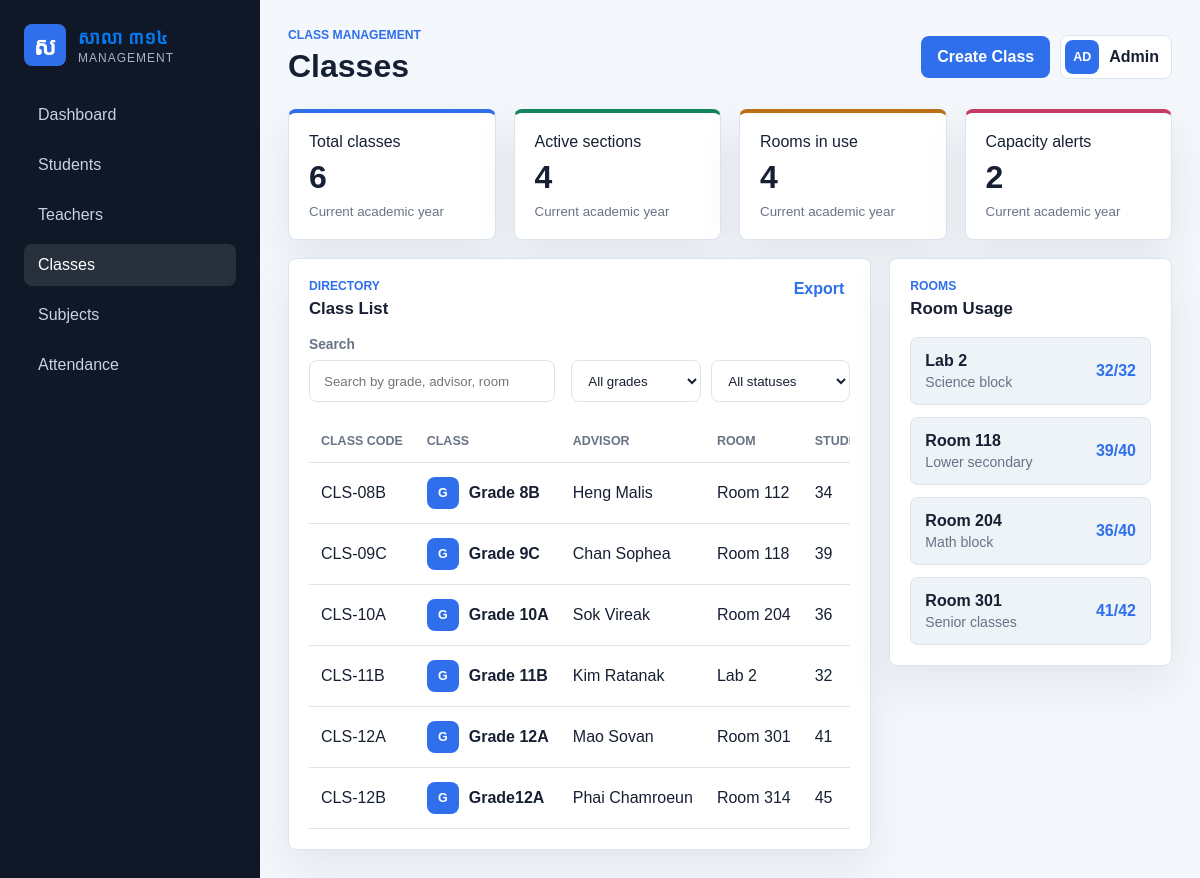
/classes/, run on the app's committed database.
### dashboard/models.py (models this page shows, shortened)
class SchoolClass(models.Model):
    STATUS_CHOICES = [
        ("Active", "Active"),
        ("Pending", "Pending"),
        ("Inactive", "Inactive"),
    ]
    code = models.CharField(max_length=20, primary_key=True)
    name = models.CharField(max_length=80)
    advisor = models.CharField(max_length=120)
    room = models.CharField(max_length=80)
    students = models.PositiveIntegerField(default=0)
    schedule = models.CharField(max_length=120)
    status = models.CharField(max_length=20, choices=STATUS_CHOICES, default="Active")
    class Meta:
        ordering = ["code"]

class RoomUsage(models.Model):
    name = models.CharField(max_length=80, primary_key=True)
    use = models.CharField(max_length=120)
    capacity = models.CharField(max_length=20)
    class Meta:
        ordering = ["name"]

### dashboard/views.py (the view)
# urls.py: path("classes/", views.classes, name="classes"),
def classes(request):
    context = {
        "current_page": "classes",
        "class_stats": [
            stat("Total classes", format_number(SchoolClass.objects.count()), "blue"),
            stat("Active sections", format_number(SchoolClass.objects.filter(status="Active").count()), "green"),
            stat("Rooms in use", format_number(RoomUsage.objects.count()), "amber"),
            stat("Capacity alerts", format_number(SchoolClass.objects.filter(students__gte=40).count()), "rose"),
        ],
        "classes": SchoolClass.objects.all(),
        "room_usage": RoomUsage.objects.all(),
    }
    return render(request, "dashboard/class.html", context)

### dashboard/views.py (called while the page is built)
def format_number(value):
    return f"{value:,}"

def stat(label, value, tone, change="Current academic year"):
    return {"label": label, "value": value, "tone": tone, "change": change}

### dashboard/templates/dashboard/class.html (shortened to what this page needs)
{% extends "dashboard/base.html" %}
{% block content %}
<header class="topbar">
    <div>
        <p class="eyebrow">Class management</p>
        <h1>Classes</h1>
    </div>
    <div class="topbar-actions">
        <button class="primary-button" type="button">Create Class</button>
        <div class="profile-chip">
            <span class="avatar">AD</span>
            <span>Admin</span>
        </div>
    </div>
</header>
<section class="stats-grid" aria-label="Class statistics">
    {% for stat in class_stats %}
        <article class="stat-card {{ stat.tone }}">
            <span>{{ stat.label }}</span>
            <strong>{{ stat.value }}</strong>
            <small>Current academic year</small>
        </article>
    {% endfor %}
</section>
<section class="dashboard-grid teacher-overview">
    <div class="panel wide">
        <div class="panel-header">
            <div>
                <p class="eyebrow">Directory</p>
                <h2>Class List</h2>
            </div>
            <button class="text-button" type="button">Export</button>
        </div>
        <div class="student-toolbar">
            <label class="search-field">
                <span>Search</span>
                <input type="search" placeholder="Search by grade, advisor, room">
            </label>
            <div class="filter-row">
                <select aria-label="Filter by grade">
                    <option>All grades</option>
                </select>
                <select aria-label="Filter by status">
                    <option>All statuses</option>
                </select>
            </div>
        </div>
        <div class="table-wrap">
            <table class="data-table">
                <thead>
                    <tr>
                        <th>Class Code</th>
                        <th>Class</th>
                        <th>Advisor</th>
                        <th>Room</th>
                        <th>Students</th>
                    </tr>
                </thead>
                <tbody>
                    {% for class_item in classes %}
                        <tr>
                            <td>{{ class_item.code }}</td>
                            <td>
                                <div class="student-name">
                                    <span class="avatar small">{{ class_item.name|slice:":1" }}</span>
                                    <strong>{{ class_item.name }}</strong>
                                </div>
                            </td>
                            <td>{{ class_item.advisor }}</td>
                            <td>{{ class_item.room }}</td>
                            <td>{{ class_item.students }}</td>
                        </tr>
                    {% endfor %}
                </tbody>
            </table>
        </div>
    </div>
    <aside class="panel">
        <div class="panel-header">
            <div>
                <p class="eyebrow">Rooms</p>
                <h2>Room Usage</h2>
            </div>
        </div>
        <div class="department-list">
            {% for room in room_usage %}
                <article class="department-item">
                    <div>
                        <strong>{{ room.name }}</strong>
                        <span>{{ room.use }}</span>
                    </div>
                    <b>{{ room.capacity }}</b>
                </article>
            {% endfor %}
        </div>
    </aside>
</section>
{% endblock %}

### dashboard/static/dashboard/styles.css (style rules this page uses)
:root { --bg: #f4f7fb; --surface: #ffffff; --surface-soft: #eef3f8; --text: #172033; --muted: #697386; --line: #dce4ee; --blue: #2f6fec; --green: #14845f; --amber: #bc6f14; --rose: #c43c63; --shadow: 0 18px 45px rgba(23, 32, 51, 0.08); }
* { box-sizing: border-box; }
body { margin: 0; min-height: 100vh; background: var(--bg); color: var(--text); font-family: Arial, Helvetica, sans-serif; }
button, a { font: inherit; }
.brand-mark, .avatar { display: inline-grid; place-items: center; width: 42px; height: 42px; border-radius: 8px; background: #2f6fec; color: #fff; font-weight: 700; }
.brand small, .timeline span, .stat-card small { display: block; color: var(--muted); }
.topbar { display: flex; align-items: center; justify-content: space-between; gap: 20px; margin-bottom: 24px; }
.eyebrow { margin: 0 0 6px; color: var(--blue); font-size: 0.76rem; font-weight: 700; letter-spacing: 0; text-transform: uppercase; }
h1, h2, p { margin-top: 0; }
h1 { margin-bottom: 0; font-size: 2rem; }
h2 { margin-bottom: 0; font-size: 1.05rem; }
.topbar-actions { display: flex; align-items: center; gap: 10px; }
.primary-button { min-height: 42px; padding: 0 16px; border: 0; border-radius: 8px; background: var(--blue); color: #fff; cursor: pointer; font-weight: 700; }
.profile-chip { display: flex; align-items: center; gap: 10px; min-height: 42px; padding: 4px 12px 4px 4px; border: 1px solid var(--line); border-radius: 8px; background: var(--surface); font-weight: 700; }
.avatar { width: 34px; height: 34px; font-size: 0.78rem; }
.avatar.small { width: 32px; height: 32px; font-size: 0.78rem; }
.stats-grid, .dashboard-grid { display: grid; gap: 18px; }
.stats-grid { grid-template-columns: repeat(4, minmax(0, 1fr)); margin-bottom: 18px; }
.stat-card, .panel { border: 1px solid var(--line); border-radius: 8px; background: var(--surface); box-shadow: var(--shadow); }
.stat-card { display: grid; gap: 8px; padding: 20px; border-top: 4px solid var(--blue); }
.stat-card strong { font-size: 2rem; }
.stat-card.green { border-top-color: var(--green); }
.stat-card.amber { border-top-color: var(--amber); }
.stat-card.rose { border-top-color: var(--rose); }
.dashboard-grid { grid-template-columns: repeat(3, minmax(0, 1fr)); }
.panel { padding: 20px; }
.panel.wide { grid-column: span 2; }
.panel-header { display: flex; align-items: start; justify-content: space-between; gap: 16px; margin-bottom: 18px; }
.student-toolbar { display: flex; align-items: end; justify-content: space-between; gap: 16px; margin-bottom: 18px; }
.search-field { display: grid; gap: 8px; width: min(420px, 100%); color: var(--muted); font-size: 0.86rem; font-weight: 700; }
.search-field input, .filter-row select { min-height: 42px; border: 1px solid var(--line); border-radius: 8px; background: #fff; color: var(--text); }
.search-field input { padding: 0 14px; }
.filter-row { display: flex; gap: 10px; }
.filter-row select { padding: 0 36px 0 12px; }
.table-wrap { overflow-x: auto; }
.data-table { width: 100%; min-width: 820px; border-collapse: collapse; }
.data-table th, .data-table td { padding: 14px 12px; border-bottom: 1px solid var(--line); text-align: left; white-space: nowrap; }
.data-table th { color: var(--muted); font-size: 0.78rem; text-transform: uppercase; }
.student-name { display: flex; align-items: center; gap: 10px; }
.text-button { border: 0; background: transparent; color: var(--blue); cursor: pointer; font-weight: 700; }
.teacher-overview { align-items: start; }
.department-list { display: grid; gap: 12px; }
.department-item { display: flex; align-items: center; justify-content: space-between; gap: 12px; padding: 14px; border: 1px solid var(--line); border-radius: 8px; background: var(--surface-soft); }
.department-item span { display: block; margin-top: 4px; color: var(--muted); font-size: 0.88rem; }
.department-item b { color: var(--blue); }

### data on the page
SchoolClass: code "CLS-08B", name "G", name "Grade 8B", advisor "Heng Malis", room "Room 112", students "34"
SchoolClass: code "CLS-09C", name "G", name "Grade 9C", advisor "Chan Sophea", room "Room 118", students "39"
SchoolClass: code "CLS-10A", name "G", name "Grade 10A", advisor "Sok Vireak", room "Room 204", students "36"
SchoolClass: code "CLS-11B", name "G", name "Grade 11B", advisor "Kim Ratanak", room "Lab 2", students "32"
SchoolClass: code "CLS-12A", name "G", name "Grade 12A", advisor "Mao Sovan", room "Room 301", students "41"
SchoolClass: code "CLS-12B", name "G", name "Grade12A", advisor "Phai Chamroeun", room "Room 314", students "45"
RoomUsage: name "Lab 2", use "Science block", capacity "32/32"
RoomUsage: name "Room 118", use "Lower secondary", capacity "39/40"
RoomUsage: name "Room 204", use "Math block", capacity "36/40"
RoomUsage: name "Room 301", use "Senior classes", capacity "41/42"

### other printed values
{{ stat.label }} "Total classes" "Active sections" "Rooms in use" "Capacity alerts"
{{ stat.value }} "6" "4" "4" "2"
